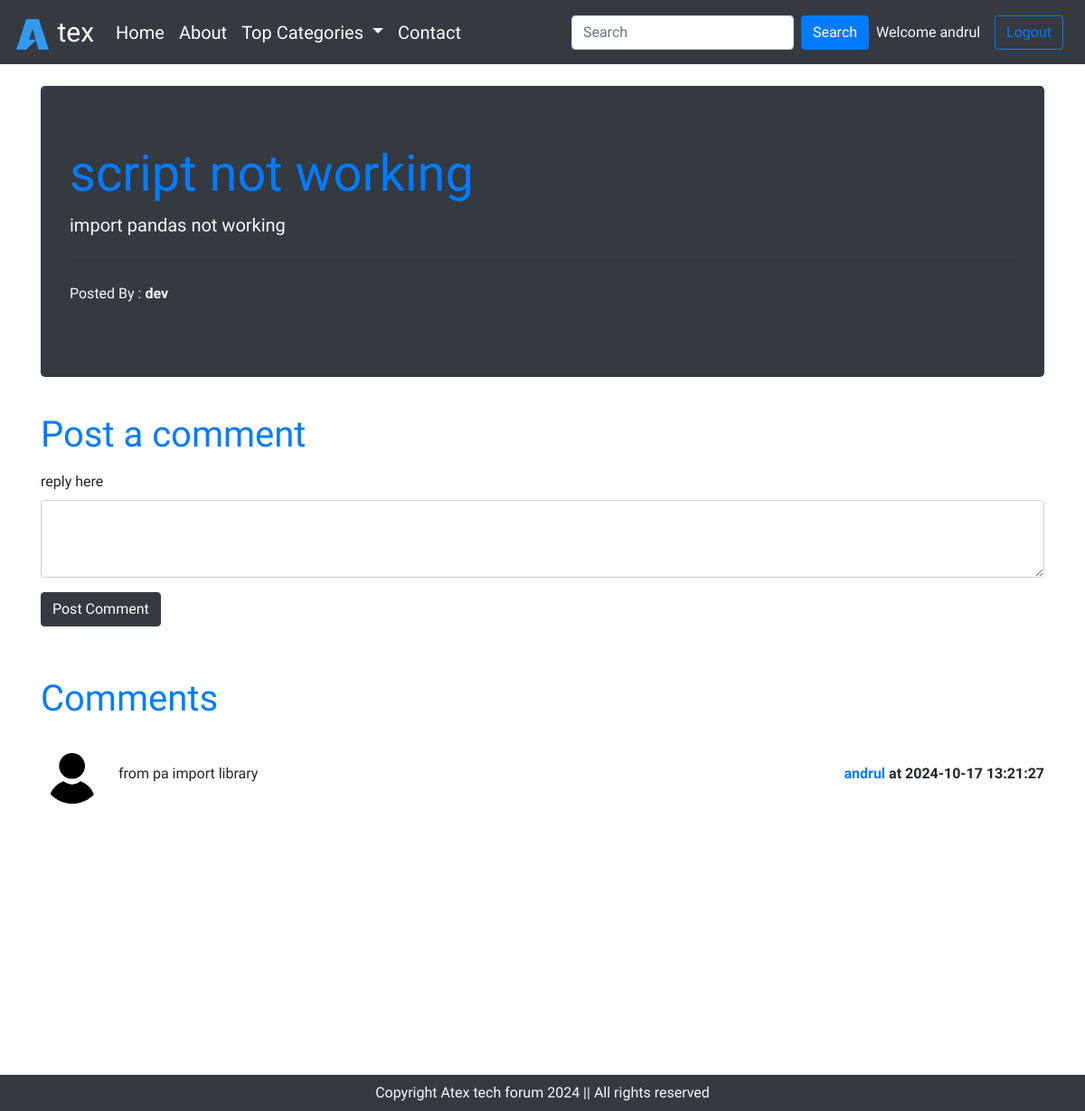
The app's page /thread.php?threadid=30 (signed in) with its own data.
### tables this page shows
CREATE TABLE `threads` (
  `sno` int(11) NOT NULL,
  `thread_id` int(7) NOT NULL,
  `thread_title` varchar(255) NOT NULL,
  `thread_description` text NOT NULL,
  `thread_cat_id` int(7) NOT NULL,
  `thread_user_id` int(7) NOT NULL,
  `dt` datetime NOT NULL DEFAULT current_timestamp()
);

CREATE TABLE `users` (
  `sno` int(8) NOT NULL,
  `user_email` varchar(30) NOT NULL,
  `user_pass` varchar(255) NOT NULL,
  `dt` datetime NOT NULL DEFAULT current_timestamp()
);

CREATE TABLE `comments` (
  `comments_id` int(8) NOT NULL,
  `comment_content` text NOT NULL,
  `comment_by` int(8) NOT NULL,
  `comment_time` datetime NOT NULL DEFAULT current_timestamp(),
  `thread_id` int(8) NOT NULL
);

### thread.php (the view, shortened to what this page needs)
<!doctype html>
<html lang="en">
<head>
    <link rel="stylesheet" href="https://cdn.jsdelivr.net/npm/bootstrap@4.6.2/dist/css/bootstrap.min.css"
>
        <link rel="stylesheet" href="style.css">
</head>
<body>
    <?php include './Partials/_dbconnect.php'; ?>
    <?php include './Partials/_header.php'; ?>
    <?php
        $id = $_GET['threadid'];
        $sql = "SELECT * FROM `threads` WHERE thread_id='$id' ";
        $result = mysqli_query($conn,$sql);
        while($row = mysqli_fetch_assoc($result)){
            $title = $row['thread_title'];
            $desc = $row['thread_description'];
            $wel_user_id = $row['thread_user_id'];
            $sql0 = "SELECT user_email FROM `users` WHERE sno='$wel_user_id' ";
            $result0 = mysqli_query($conn,$sql0);
            $row0 = mysqli_fetch_assoc($result0);
            $posted_by = $row0['user_email'];
        }
    ?>
    <div class="container my-4 ">
        <div class="jumbotron bg-dark text-light">
            <h1 class="display-4 text-primary"><b><?php echo $title; ?></b></h1>
            <p class="lead"><?php echo $desc; ?></p>
            <hr class="my-4">
            <p>Posted By : <b><?php echo $posted_by; ?></b></p>
        </div>
    </div>
    <?php
        if(isset($_SESSION['loggedin']) && $_SESSION['loggedin'] == true){
            echo '
            <div class="container">
                <h1 class="py-2 text-primary" >Post a comment</h1>
                <form action="'.$_SERVER['REQUEST_URI'].'" method="post">
                    <div class="form-group">
                        <label for="exampleFormControlTextarea1">reply here </label>
                        <textarea class="form-control" id="comment" name="comment" rows="3"></textarea>
                        <input type="hidden" name="sno" value=" '.$_SESSION['sno'].' ">
                    </div>
                    <button type="submit" class="btn btn-dark">Post Comment</button>
                </form>
            </div>';
        }
        else{
            echo '
            <div class="container ">
                <h1 class="py-2">Post a comment</h1>
                <p class="bg-danger text-light px-2"> You are not logged in unable to add your comment!</p>
            </div>';
        }
    ?>
    <div class="container my-5 "  id="ques">
        <h1 class="py-2 text-primary">Comments</h1>
        <?php
            $id = $_GET['threadid'];
            $sql = "SELECT * FROM `comments` WHERE thread_id = $id ";
            $result = mysqli_query($conn,$sql);
            while($row = mysqli_fetch_assoc($result)){
                $content = $row['comment_content'];
                $c_time = $row['comment_time'];
                $user_id = $row['comment_by'];
                $sql2 = "SELECT user_email FROM `users` WHERE sno='$user_id' ";
                $result2 = mysqli_query($conn,$sql2);
                $row2 = mysqli_fetch_assoc($result2);
                echo '
                <div class="media my-3 d-flex align-items-center">
                    <img src="./Img/user.jpg" width="70px" class=" mr-3" alt="...">
                    <div class="media-body">'.$content.'
                    </div>'.'
                    <p class="font-weight-bold my-0">
                        <span class=" font-weight-bold my-0 text-primary">'.$row2['user_email'].'</span>
                        at '.$c_time.'
                    </p>
                '.'</div>';
            }
        ?>
    </div>
    <?php include './Partials/_footer.php';?>
</body>
</html>

### style.css (style rules this page uses)
body { font-family: "Ubuntu Condensed", sans-serif; }

### thread.php (style rules this page uses)
#ques { min-height: 400px; }

### records on screen
threads: thread_title "script not working", thread_description "import pandas not working"
users: user_email "dev"
comments: comment_content "from pa import library", users.user_email "andrul", comment_time "2024-10-17 13:21:27"

### other values on screen
$_SESSION['useremail'] "andrul"
